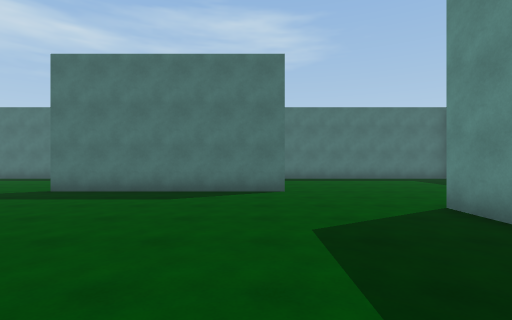
[1] (above)

24 first-person views from a walk through a scene from a Unity 3-D project. The camera is 1.5 m above the floor, looks level and sees 85° across. The floor is counted in squares, 1.8 m on a side. Each view is taken from the middle of a square. On the plan, view 1 faces up. The plan holds only what a view shows up to about 10 squares ahead; the rest is blank. The player is left out.

[2]
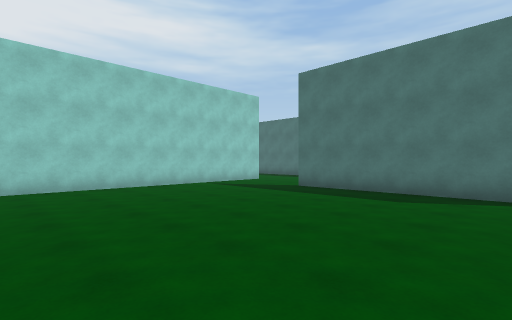

[3]
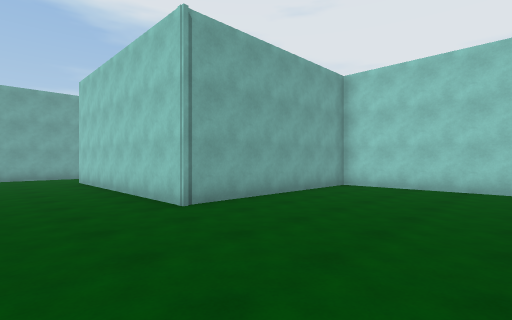

[4]
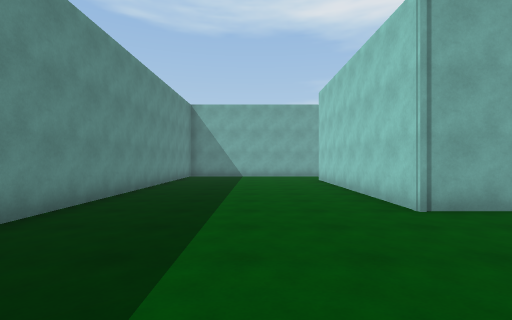

[5]
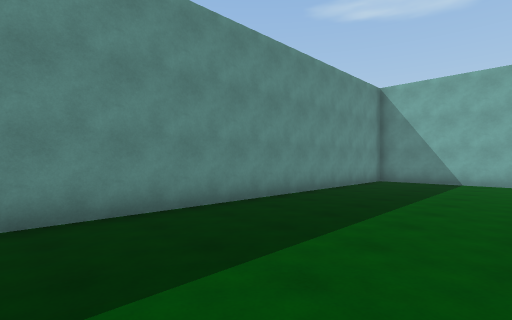

[6]
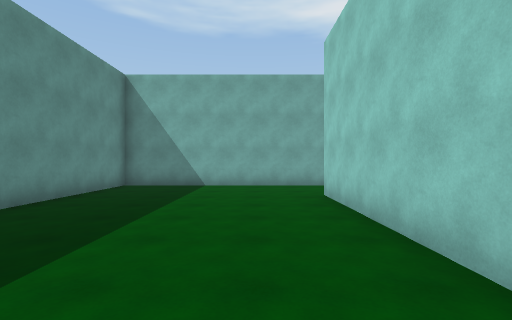

[7]
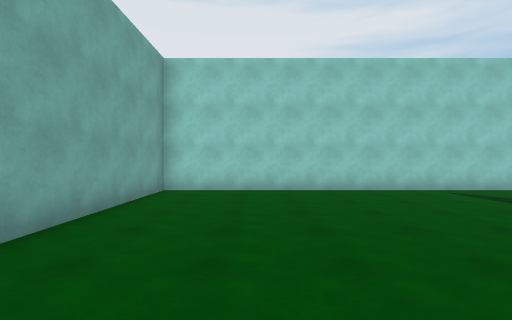

[8]
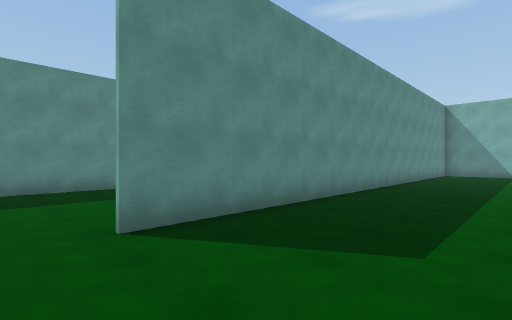

[9]
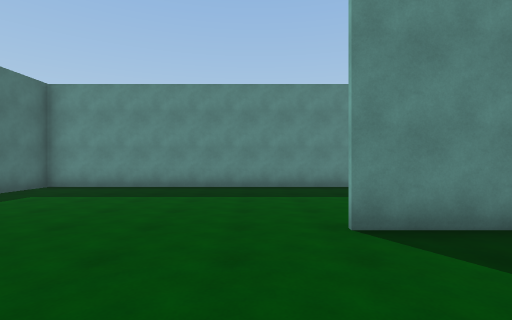

[10]
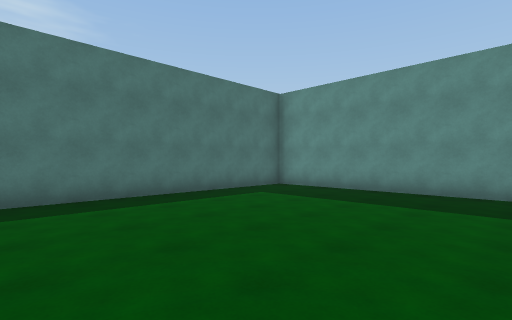

[11]
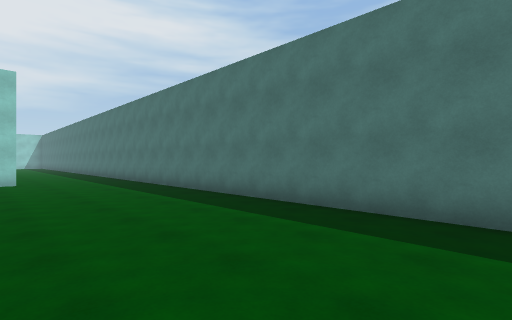

[12]
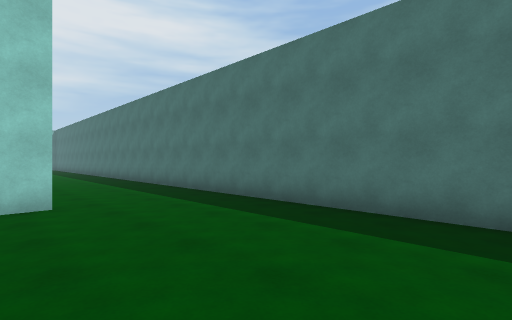

[13]
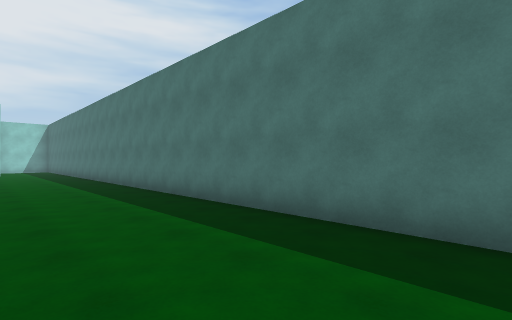

[14]
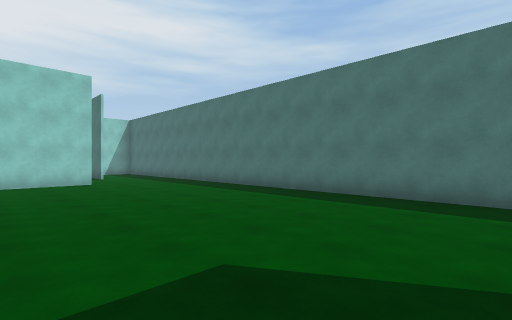

[15]
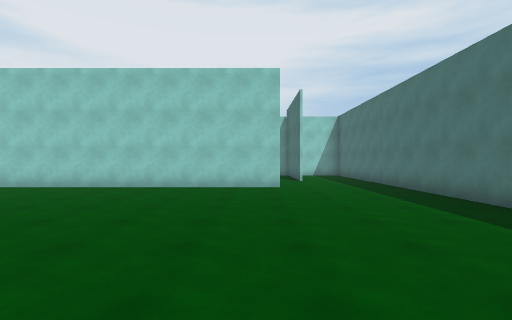

[16]
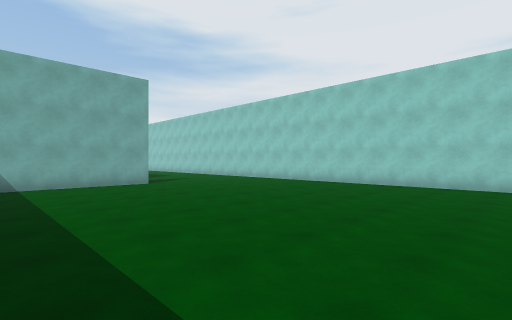

[17]
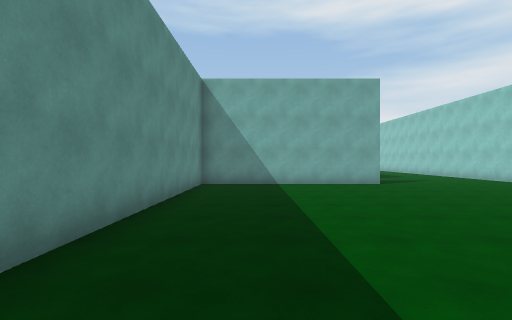

[18]
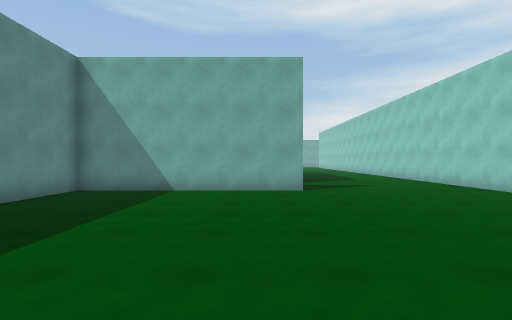

[19]
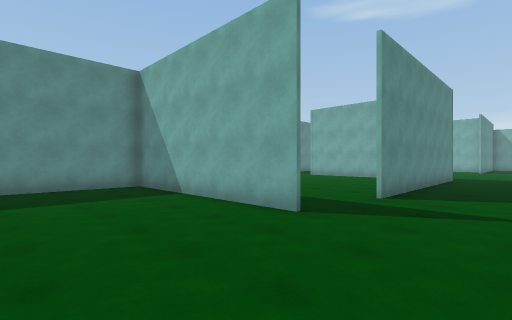

[20]
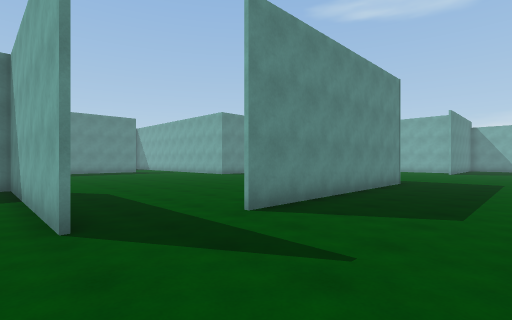

[21]
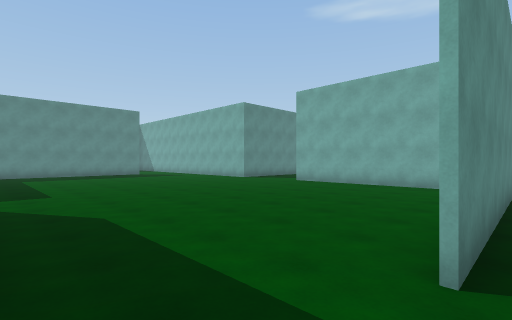

[22]
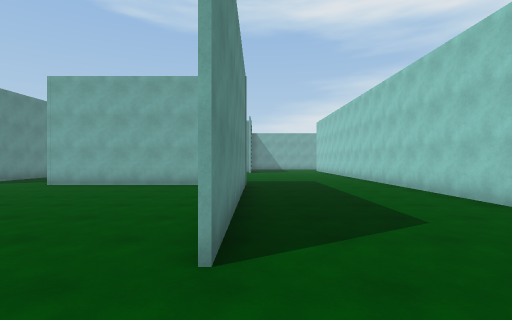

[23]
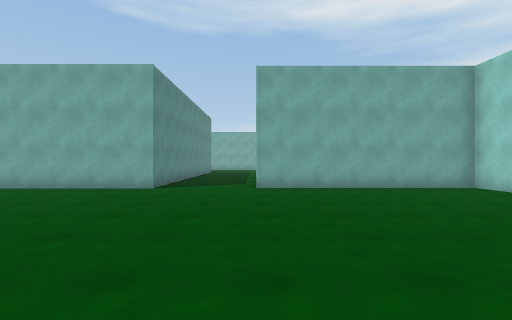

[24]
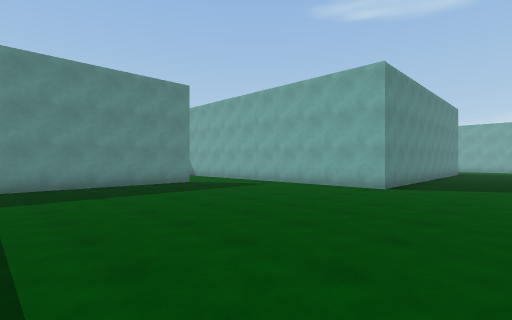

### Floor plan
Ten units are one square. View 1 is at (0, 0); x grows to the right and y downward. Boxes are objects, and circles mark ways between rooms. Rooms are numbered by the first view taken in them; rooms with no view inside come last. Other rooms are left out.
<svg viewBox="-255 -129 346 275">
<path fill="none" stroke="#000" d="M-26 14 -26 88M9 -74 -55 -74M-26 112 33 112 33 -49M-87 -90 -87 16 -26 16M-90 141 -90 112M-187 115 -187 41M-184 16 -121 16 -121 -60M-236 69 -236 120M86 -31 86 -124 -250 -124M-236 -88 -236 40M-90 112 -26 112M-27 80 -27 34M-186 101 -186 114 -120 114"/>
<circle cx="-70" cy="-87" r="3" fill="#2a7"/>
<circle cx="25" cy="-62" r="3" fill="#2a7"/>
<circle cx="-30" cy="95" r="3" fill="#2a7"/>
<circle cx="-105" cy="-90" r="3" fill="#2a7"/>
<circle cx="-105" cy="110" r="3" fill="#2a7"/>
<circle cx="-180" cy="35" r="3" fill="#2a7"/>
<text x="-20" y="0">1</text>
<text x="-100" y="110">2</text>
<text x="-110" y="50">3</text>
</svg>
Room 1 opens to room 2. Room 1 opens to room 3. Room 2 opens to room 3.

Where each view was taken, in squares from view 1:
view 1: 0 up, 0 right, facing up
view 2: 0 up, 0 right, facing up-left
view 3: 3 up, 0 right, facing down-left
view 4: 3 up, 0 right, facing down
view 5: 0 up, 1 left, facing down-right
view 6: 2 down, 1 left, facing down
view 7: 1 up, 1 left, facing left
view 8: 6 up, 0 right, facing down-right
view 9: 6 up, 0 right, facing right
view 10: 6 up, 1 right, facing up-right
view 11: 8 up, 3 right, facing up-left
view 12: 8 up, 3 left, facing up-left
view 13: 9 up, 7 left, facing up-left
view 14: 6 up, 13 left, facing up-left
view 15: 8 up, 15 left, facing left
view 16: 8 up, 14 left, facing down-left
view 17: 8 up, 14 left, facing down
view 18: 6 up, 17 left, facing down
view 19: 2 up, 21 left, facing down-right
view 20: 1 down, 22 left, facing down-right
view 21: 2 down, 19 left, facing down-right
view 22: 2 down, 19 left, facing down
view 23: 3 down, 12 left, facing down
view 24: 3 down, 12 left, facing down-right
